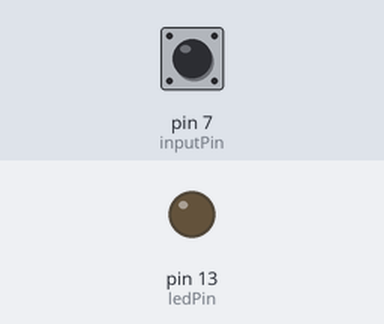
A sketch run on a simulated Arduino Uno, built with avr-gcc and run on an emulated ATmega328P. Parts: output pins drawn as LEDs (lit = HIGH). The test bench sets the inputs (shaded band); at power-on: pin 7 (inputPin) LOW. What the sketch prints to the serial monitor is not drawn.

Above: at 1.2 s.
1.3 s: pin 7 (inputPin) driven HIGH
At 2.0 s:
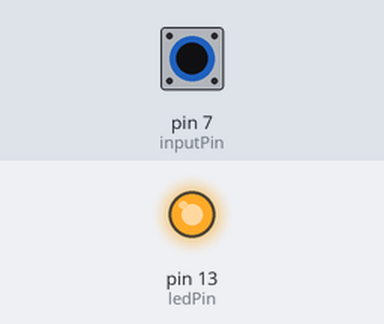
3.1 s: pin 7 (inputPin) driven LOW
At 4.2 s:
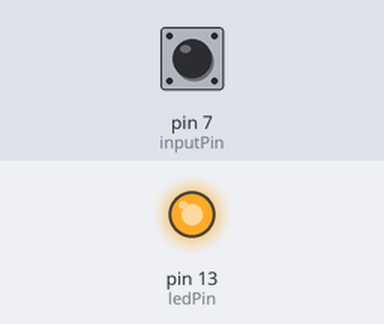
4.6 s: pin 7 (inputPin) driven HIGH
At 5.6 s:
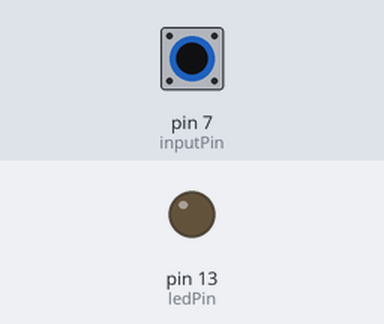
6.4 s: pin 7 (inputPin) pulsed LOW 2 times (0.12 s each, 0.3 s apart)
10.0 s: pin 7 (inputPin) pulsed LOW 5 times (0.12 s each, 0.3 s apart)
Timing chart, 0 to 62.0 s (numbered marks = the images above; inputs shaded):
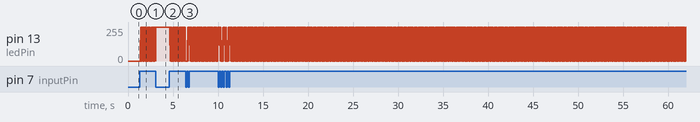

The sketch:

app.ino
```cpp
int ledPin = 13;
int inputPin = 7;
int pirState = LOW;
int val = 0;

void setup(){
    pinMode(ledPin, OUTPUT);
    pinMode(inputPin, INPUT);
    Serial.begin(9600);
}

void loop(){
    val = digitalRead(inputPin);
    if(val == HIGH){
        digitalWrite(ledPin, HIGH);
        if(pirState == LOW){ // 첫번째 감지에서만 처리
            Serial.println("Motion detected!");
            pirState = HIGH;
        }
        else {
            digitalWrite(ledPin, LOW);
            if(pirState == HIGH){ // 첫번째 감지시에만 처리
                Serial.println("Motion ended!");
                pirState = LOW;
            }
        }
    }
}
```

Measured:
- after the input at 1.3 s, pin 13 (ledPin): 0/255 → 156/255 at once, then repeats every 0.03 s: 0/255 0.02 s, 255/255 0.02 s
- after the input at 3.1 s, pin 13 (ledPin): stops changing and stays 255/255
- after the input at 4.6 s, pin 13 (ledPin): 255/255 → 119/255 at once, then repeats every 0.03 s: 255/255 0.02 s, 0/255 0.02 s
